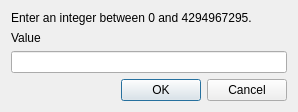
<?xml version="1.0" encoding="UTF-8"?>
<ui version="4.0">
 <class>ULDialog</class>
 <widget class="QDialog" name="ULDialog">
  <property name="geometry">
   <rect>
    <x>0</x>
    <y>0</y>
    <width>298</width>
    <height>111</height>
   </rect>
  </property>
  <property name="windowTitle">
   <string>ULDialog</string>
  </property>
  <layout class="QVBoxLayout" name="verticalLayout_3">
   <item>
    <layout class="QVBoxLayout" name="verticalLayout_2">
     <item>
      <widget class="QLabel" name="labelDescription">
       <property name="text">
        <string>Enter an integer between 0 and 4294967295.</string>
       </property>
      </widget>
     </item>
     <item>
      <layout class="QVBoxLayout" name="verticalLayout">
       <item>
        <widget class="QLabel" name="labelValue">
         <property name="text">
          <string>Value</string>
         </property>
        </widget>
       </item>
       <item>
        <widget class="QLineEdit" name="lineEditValue"/>
       </item>
      </layout>
     </item>
     <item>
      <layout class="QHBoxLayout" name="horizontalLayout">
       <item>
        <spacer name="horizontalSpacer">
         <property name="orientation">
          <enum>Qt::Horizontal</enum>
         </property>
         <property name="sizeHint" stdset="0">
          <size>
           <width>40</width>
           <height>20</height>
          </size>
         </property>
        </spacer>
       </item>
       <item>
        <widget class="QPushButton" name="pushButtonOK">
         <property name="text">
          <string>OK</string>
         </property>
        </widget>
       </item>
       <item>
        <widget class="QPushButton" name="pushButtonCancel">
         <property name="text">
          <string>Cancel</string>
         </property>
        </widget>
       </item>
      </layout>
     </item>
    </layout>
   </item>
  </layout>
 </widget>
 <layoutdefault spacing="6" margin="11"/>
 <resources/>
 <connections>
  <connection>
   <sender>pushButtonCancel</sender>
   <signal>clicked()</signal>
   <receiver>ULDialog</receiver>
   <slot>reject()</slot>
   <hints>
    <hint type="sourcelabel">
     <x>245</x>
     <y>89</y>
    </hint>
    <hint type="destinationlabel">
     <x>308</x>
     <y>189</y>
    </hint>
   </hints>
  </connection>
  <connection>
   <sender>pushButtonOK</sender>
   <signal>clicked()</signal>
   <receiver>ULDialog</receiver>
   <slot>onOKPressed()</slot>
   <hints>
    <hint type="sourcelabel">
     <x>169</x>
     <y>89</y>
    </hint>
    <hint type="destinationlabel">
     <x>185</x>
     <y>153</y>
    </hint>
   </hints>
  </connection>
 </connections>
 <slots>
  <slot>onOKPressed()</slot>
 </slots>
</ui>
